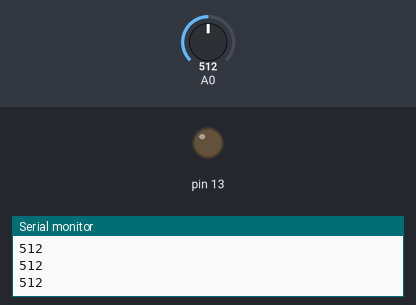
This sketch was run on a simulated Arduino Uno, built with avr-gcc and run on an emulated ATmega328P. Parts: output pins drawn as LEDs (lit = HIGH), the last lines printed to the serial monitor. The inputs (shaded band) are chosen by the test bench; at power-on: A0 = 512.

Above: at 1.2 s.
1.3 s: A0 set to 104
2.8 s: A0 set to 93
At 4.0 s:
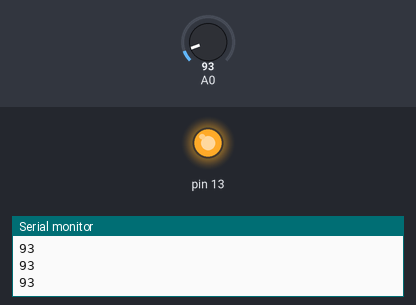
4.3 s: A0 set to 110
At 5.5 s:
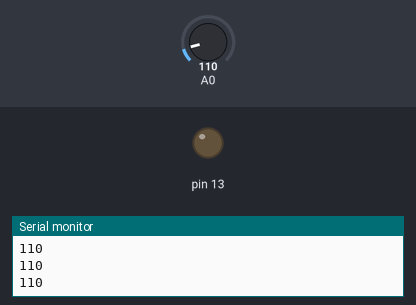
5.8 s: A0 set to 90
At 6.8 s:
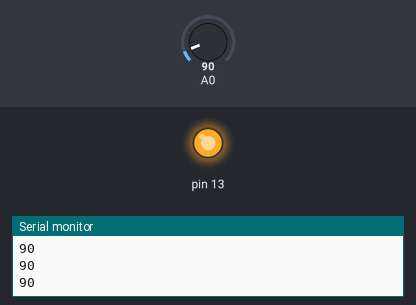
Timing chart, 0 to 8.3 s (numbered marks = the images above; inputs shaded):
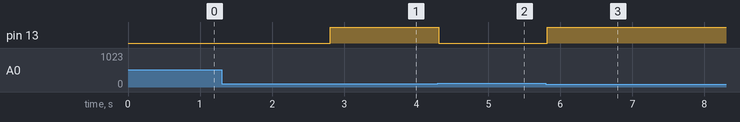

Measured:
- the behaviour switches between 100 and 99 on A0 (found by bisection; images 0 and 1)
- after the input at 2.8 s, pin 13: LOW → HIGH at once
- after the input at 4.3 s, pin 13: HIGH → LOW at once
- after the input at 5.8 s, pin 13: LOW → HIGH at once

The sketch:

LDR.ino
```cpp
int light;

void setup() {
  // put your setup code here, to run once:
  pinMode(13,OUTPUT);
  Serial.begin(9600);
}

void loop() {
  // put your main code here, to run repeatedly:
light = analogRead(A0);
if(light<100){
 digitalWrite(13,HIGH);
  } else{
    digitalWrite(13,LOW);
    }

Serial.println(light);
delay(100);
}
```
